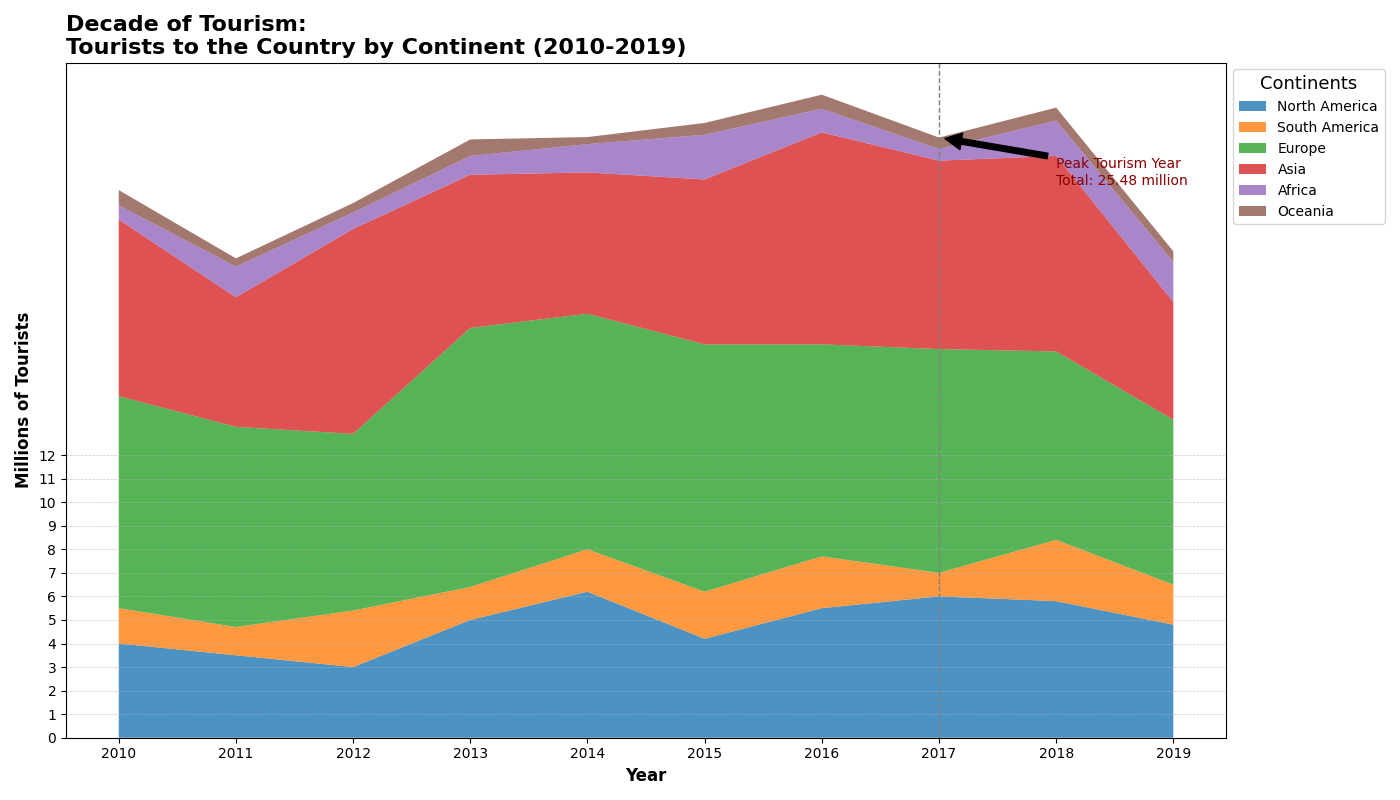

Generate this figure with Python:
import matplotlib.pyplot as plt
import numpy as np

# Define years
years = np.arange(2010, 2020)

# Mock data representing tourists from different continents (in millions)
north_america = np.array([4, 3.5, 3, 5, 6.2, 4.2, 5.5, 6, 5.8, 4.8])
south_america = np.array([1.5, 1.2, 2.4, 1.4, 1.8, 2, 2.2, 1, 2.6, 1.7])
europe = np.array([9, 8.5, 7.5, 11, 10, 10.5, 9, 9.5, 8, 7])
asia = np.array([7.5, 5.5, 8.7, 6.5, 6, 7, 9, 8, 8.3, 5])
africa = np.array([0.6, 1.3, 0.7, 0.8, 1.2, 1.9, 1, 0.5, 1.5, 1.7])
oceania = np.array([0.65, 0.35, 0.4, 0.7, 0.3, 0.5, 0.6, 0.48, 0.55, 0.45])

# Combine data for area plot
tourism_data = np.vstack([north_america, south_america, europe, asia, africa, oceania])

# Plot the stacked area chart
fig, ax = plt.subplots(figsize=(14, 8))

colors = ['#1f77b4', '#ff7f0e', '#2ca02c', '#d62728', '#9467bd', '#8c564b']

ax.stackplot(years, tourism_data, labels=['North America', 'South America', 'Europe', 'Asia', 'Africa', 'Oceania'], colors=colors, alpha=0.8)

ax.set_title("Decade of Tourism: \nTourists to the Country by Continent (2010-2019)", fontsize=16, fontweight='bold', loc='left')
ax.set_xlabel('Year', fontsize=12, weight='bold')
ax.set_ylabel('Millions of Tourists', fontsize=12, weight='bold')
ax.legend(loc='upper left', title='Continents', fontsize=10, bbox_to_anchor=(1, 1), title_fontsize='13')

ax.set_xticks(years)
ax.set_yticks(np.arange(0, 13, 1))
ax.yaxis.grid(True, linestyle='--', linewidth=0.5, alpha=0.7)

peak_year = 2017
peak_value = np.sum(tourism_data[:, years == peak_year])
ax.axvline(x=peak_year, color='grey', linestyle='--', lw=1)
ax.annotate(f'Peak Tourism Year\nTotal: {peak_value} million', xy=(peak_year, peak_value), xytext=(peak_year+1, peak_value-2), 
            arrowprops=dict(facecolor='black', shrink=0.05), fontsize=10, color='darkred')

plt.tight_layout()
plt.show()
